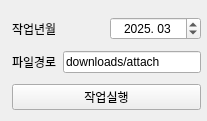
<?xml version="1.0" encoding="UTF-8"?>
<ui version="4.0">
 <class>widget</class>
 <widget class="QWidget" name="widget">
  <property name="geometry">
   <rect>
    <x>0</x>
    <y>0</y>
    <width>207</width>
    <height>121</height>
   </rect>
  </property>
  <property name="windowTitle">
   <string>지출내역 자동화-데이터클리너</string>
  </property>
  <widget class="QWidget" name="verticalLayoutWidget">
   <property name="geometry">
    <rect>
     <x>12</x>
     <y>12</y>
     <width>189</width>
     <height>103</height>
    </rect>
   </property>
   <layout class="QVBoxLayout" name="verticalLayout">
    <item>
     <layout class="QHBoxLayout" name="horizontalLayout">
      <item>
       <widget class="QLabel" name="label">
        <property name="text">
         <string>작업년월</string>
        </property>
       </widget>
      </item>
      <item>
       <widget class="QDateEdit" name="targetYearMonth">
        <property name="alignment">
         <set>Qt::AlignCenter</set>
        </property>
        <property name="displayFormat">
         <string>yyyy. MM</string>
        </property>
        <property name="date">
         <date>
          <year>2025</year>
          <month>3</month>
          <day>19</day>
         </date>
        </property>
       </widget>
      </item>
     </layout>
    </item>
    <item>
     <layout class="QHBoxLayout" name="horizontalLayout_3">
      <item>
       <widget class="QLabel" name="label_2">
        <property name="text">
         <string>파일경로</string>
        </property>
       </widget>
      </item>
      <item>
       <widget class="QLineEdit" name="targetPath">
        <property name="text">
         <string>downloads/attach</string>
        </property>
        <property name="readOnly">
         <bool>true</bool>
        </property>
       </widget>
      </item>
     </layout>
    </item>
    <item>
     <layout class="QHBoxLayout" name="horizontalLayout_2">
      <item>
       <widget class="QPushButton" name="cleanData">
        <property name="text">
         <string>작업실행</string>
        </property>
       </widget>
      </item>
     </layout>
    </item>
   </layout>
  </widget>
 </widget>
 <resources/>
 <connections/>
</ui>
